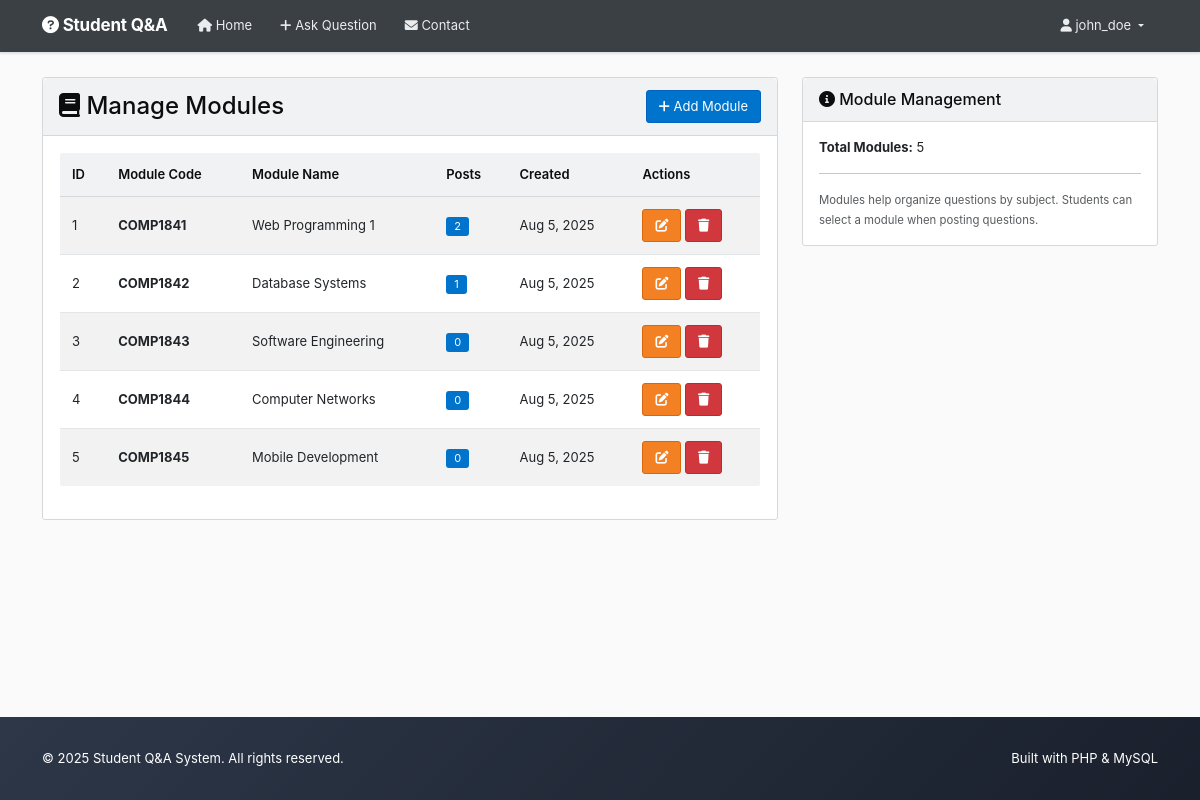
The page /manage_modules.php (signed in) on the database its author committed.
### tables this page shows
CREATE TABLE
    modules (
        id INT AUTO_INCREMENT PRIMARY KEY,
        module_name VARCHAR(100) NOT NULL,
        module_code VARCHAR(20) NOT NULL,
        created_at TIMESTAMP DEFAULT CURRENT_TIMESTAMP
    );

### manage_modules.php (called while the page is built, shortened)
<?php
require_once 'includes/config.php';
try {
    $pdo = getConnection();
    $stmt = $pdo->prepare("SELECT m.*, COUNT(p.id) as post_count FROM modules m LEFT JOIN posts p ON m.id = p.module_id GROUP BY m.id ORDER BY m.module_code");
    $stmt->execute();
    $modules = $stmt->fetchAll();
} catch (PDOException $e) {
    $modules = [];
}
include 'templates/header.php';
include 'templates/manage_modules_template.php';
include 'templates/footer.php';
?>

### includes/config.php (called while the page is built, shortened)
<?php
function isLoggedIn()
{
    return isset($_SESSION['user_id']);
}
?>

### templates/manage_modules_template.php (the view, shortened to what this page needs)
<div class="row">
    <div class="col-md-8">
        <div class="card">
            <div class="card-header d-flex justify-content-between align-items-center">
                <h4 class="mb-0"><i class="fas fa-book"></i> Manage Modules</h4>
                <button class="btn btn-primary btn-sm" data-bs-toggle="modal" data-bs-target="#addModuleModal">
                    <i class="fas fa-plus"></i> Add Module
                </button>
            </div>
            <div class="card-body">
                <div class="table-responsive">
                    <table class="table table-striped">
                        <thead>
                            <tr>
                                <th>ID</th>
                                <th>Module Code</th>
                                <th>Module Name</th>
                                <th>Posts</th>
                                <th>Created</th>
                                <th>Actions</th>
                            </tr>
                        </thead>
                        <tbody>
                            <?php foreach ($modules as $module): ?>
                                <tr>
                                    <td><?php echo $module['id']; ?></td>
                                    <td><strong><?php echo htmlspecialchars($module['module_code']); ?></strong></td>
                                    <td><?php echo htmlspecialchars($module['module_name']); ?></td>
                                    <td><span class="badge bg-info"><?php echo $module['post_count']; ?></span></td>
                                    <td><?php echo date('M j, Y', strtotime($module['created_at'])); ?></td>
                                    <td>
                                        <button class="btn btn-sm btn-warning" onclick="editModule(<?php echo htmlspecialchars(json_encode($module)); ?>)">
                                            <i class="fas fa-edit"></i>
                                        </button>
                                        <button class="btn btn-sm btn-danger" onclick="deleteModule(<?php echo $module['id']; ?>, '<?php echo htmlspecialchars($module['module_code']); ?>')">
                                            <i class="fas fa-trash"></i>
                                        </button>
                                    </td>
                                </tr>
                            <?php endforeach; ?>
                        </tbody>
                    </table>
                </div>
            </div>
        </div>
    </div>
    <div class="col-md-4">
        <div class="card">
            <div class="card-header">
                <h6 class="mb-0"><i class="fas fa-info-circle"></i> Module Management</h6>
            </div>
            <div class="card-body">
                <p><strong>Total Modules:</strong> <?php echo count($modules); ?></p>
                <hr>
                <small class="text-muted">
                    Modules help organize questions by subject. Students can select a module when posting questions.
                </small>
            </div>
        </div>
    </div>
</div>

### templates/header.php (shortened to what this page needs)
<?php
require_once 'includes/config.php';
?>
<!DOCTYPE html>
<html lang="en">
<head>
    <link href="https://cdnjs.cloudflare.com/ajax/libs/bootstrap/5.3.0/css/bootstrap.min.css" rel="stylesheet">
    <link href="https://cdnjs.cloudflare.com/ajax/libs/font-awesome/6.0.0/css/all.min.css" rel="stylesheet">
    <link rel="stylesheet" href="styles.css">
</head>
<body>
    <nav class="navbar navbar-expand-lg navbar-light bg-light border-bottom">
        <div class="container">
            <a class="navbar-brand" href="index.php">
                <i class="fas fa-question-circle"></i> Student Q&A
            </a>
            <div class="collapse navbar-collapse" id="navbarNav">
                <ul class="navbar-nav me-auto">
                    <li class="nav-item">
                        <a class="nav-link" href="index.php"><i class="fas fa-home"></i> Home</a>
                    </li>
                    <?php if (isLoggedIn()): ?>
                        <li class="nav-item">
                            <a class="nav-link" href="add_post.php"><i class="fas fa-plus"></i> Ask Question</a>
                        </li>
                    <?php endif; ?>
                    <li class="nav-item">
                        <a class="nav-link" href="contact.php"><i class="fas fa-envelope"></i> Contact</a>
                    </li>
                </ul>
                <ul class="navbar-nav">
                    <?php if (isLoggedIn()): ?>
                        <li class="nav-item dropdown">
                            <a class="nav-link dropdown-toggle" href="#" role="button" data-bs-toggle="dropdown">
                                <i class="fas fa-user"></i> <?php echo htmlspecialchars($_SESSION['username']); ?>
                            </a>
                        </li>
                    <?php endif; ?>
                </ul>
            </div>
        </div>
    </nav>
    <div class="container mt-4">

### templates/footer.php (shortened to what this page needs)
</div>
    <footer class="footer mt-auto">
        <div class="container">
            <div class="row">
                <div class="col-md-6">
                    <p class="mb-0">&copy; 2025 Student Q&A System. All rights reserved.</p>
                </div>
                <div class="col-md-6 text-end">
                    <p class="mb-0">Built with PHP & MySQL</p>
                </div>
            </div>
        </div>
    </footer>
</body>
</html>

### styles.css (style rules this page uses)
:root { --so-orange: #f48024; --so-orange-dark: #da670b; --so-blue: #0074cc; --so-blue-dark: #0063bf; --so-green: #5eba7d; --so-red: #d1383d; --so-yellow: #fff8dc; --so-gray-50: #fafafb; --so-gray-100: #f1f2f3; --so-gray-200: #e3e6e8; --so-gray-300: #d6d9dc; --so-gray-400: #9fa6ad; --so-gray-500: #6a737c; --so-gray-600: #525960; --so-gray-700: #3b4045; --so-gray-800: #2f3337; --so-gray-900: #232629; --so-white: #ffffff; --so-black: #0c0d0e; --shadow-sm: 0 1px 2px rgba(0, 0, 0, 0.05); --shadow-md: 0 1px 3px rgba(0, 0, 0, 0.1); --shadow-lg: 0 4px 6px rgba(0, 0, 0, 0.1); }
body { font-family: -apple-system, BlinkMacSystemFont, "Segoe UI Adjusted", "Segoe UI", "Liberation Sans", sans-serif; line-height: 1.5; background-color: var(--so-gray-50); color: var(--so-black); font-size: 13px; min-height: 100vh; display: flex; flex-direction: column; }
footer { margin-top: auto; }
.navbar { background-color: var(--so-gray-700) !important; border-bottom: 3px solid var(--so-orange); box-shadow: 0 1px 2px rgba(0, 0, 0, 0.1); padding: 8px 0; }
.navbar-brand { font-size: 17px; font-weight: 700; color: var(--so-white) !important; letter-spacing: -0.2px; }
.navbar-nav .nav-link { font-weight: 400; font-size: 13px; transition: all 0.2s ease; color: rgba(255, 255, 255, 0.9) !important; border-radius: 3px; margin: 0 2px; padding: 6px 12px !important; }
.card { border: 1px solid var(--so-gray-300); background-color: var(--so-white); border-radius: 3px; box-shadow: none; transition: all 0.15s ease; overflow: visible; }
.card-header { background-color: var(--so-gray-100); color: var(--so-black); border-bottom: 1px solid var(--so-gray-300); font-weight: 600; border-radius: 3px 3px 0 0; padding: 12px 16px; font-size: 15px; }
.card-header h1, .card-header h2, .card-header h3, .card-header h4, .card-header h5, .card-header h6 { color: var(--so-black); margin-bottom: 0; }
.btn { font-weight: 400; border-radius: 3px; transition: all 0.1s ease; padding: 8px 12px; border: 1px solid; font-size: 13px; line-height: 1.15384615; }
.btn-primary { background-color: var(--so-blue); border-color: var(--so-blue-dark); color: var(--so-white); }
.btn-danger { background-color: var(--so-red); border-color: #b52d32; color: var(--so-white); }
.btn-warning { background-color: var(--so-orange); border-color: var(--so-orange-dark); color: var(--so-white); }
.table { background-color: var(--so-white); border-radius: 3px; overflow: hidden; box-shadow: none; border: 1px solid var(--so-gray-300); }
.table thead th { background-color: var(--so-gray-100); color: var(--so-black); border-bottom: 1px solid var(--so-gray-300); font-weight: 600; padding: 12px; font-size: 13px; }
.table tbody tr { transition: background-color 0.1s ease; }
.table tbody td { padding: 12px; border-color: var(--so-gray-200); vertical-align: middle; font-size: 13px; }
.badge { font-weight: 400; letter-spacing: normal; border-radius: 3px; padding: 4px 8px; font-size: 11px; }
.badge.bg-info { background-color: var(--so-blue) !important; color: var(--so-white); }
footer { background-color: var(--so-gray-800) !important; color: var(--so-gray-300); margin-top: auto; padding: 32px 0; flex-shrink: 0; }
footer { background: linear-gradient(135deg, #2d3748 0%, #1a202c 100%) !important; color: #ffffff; margin-top: 3rem; }

### rows shown on the page
modules: id "1", module_code "COMP1841", module_name "Web Programming 1", post_count "2", created_at "Aug 5, 2025"
modules: id "2", module_code "COMP1842", module_name "Database Systems", post_count "1", created_at "Aug 5, 2025"
modules: id "3", module_code "COMP1843", module_name "Software Engineering", post_count "0", created_at "Aug 5, 2025"
modules: id "4", module_code "COMP1844", module_name "Computer Networks", post_count "0", created_at "Aug 5, 2025"
modules: id "5", module_code "COMP1845", module_name "Mobile Development", post_count "0", created_at "Aug 5, 2025"

### other values the page prints
$_SESSION['username'] "john_doe"
count($modules) "5"
